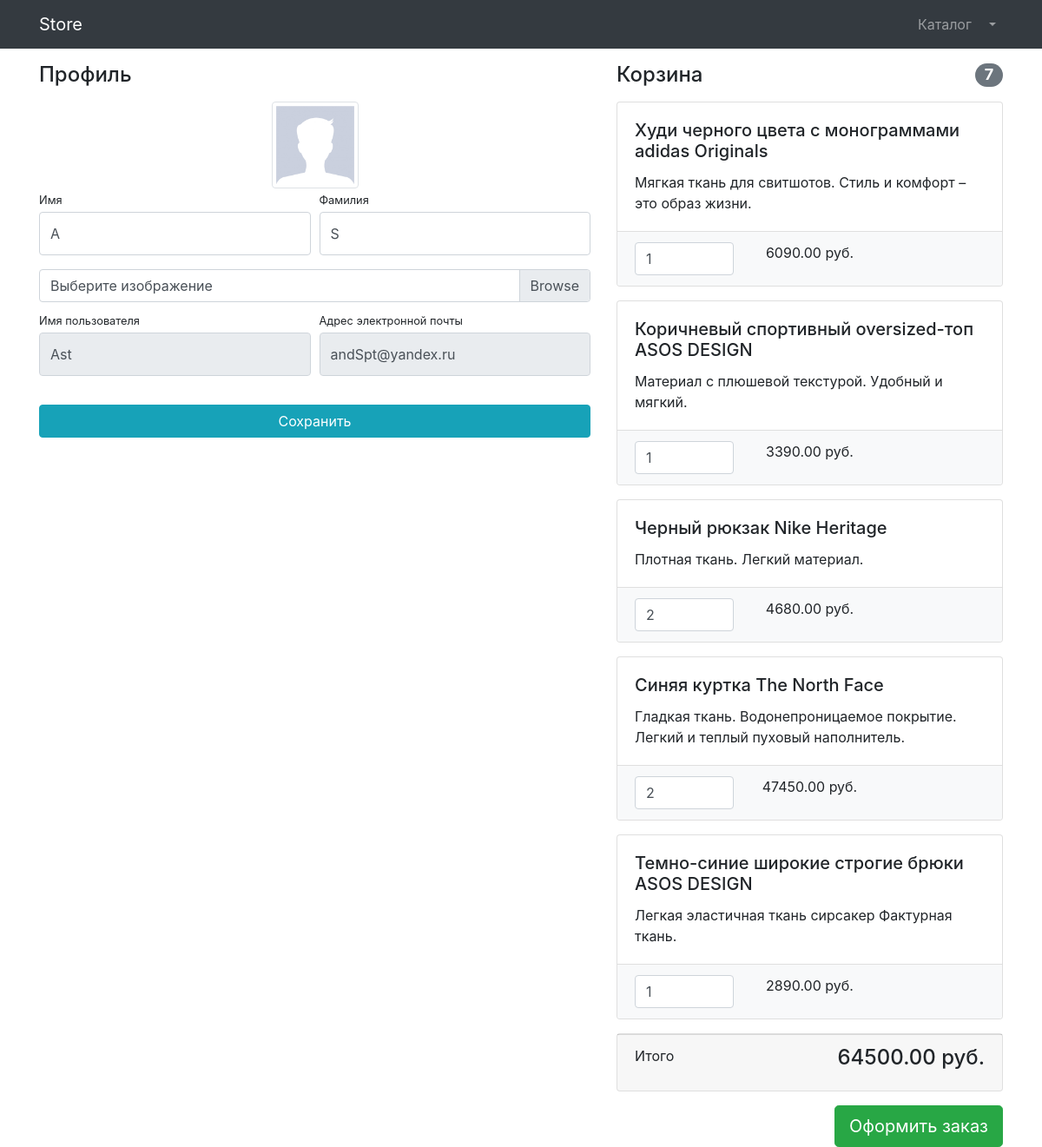
The app's page /users/profile/25/ (signed in) with its own data.
### users/models.py (models this page shows)
class User(AbstractUser):
    image = models.ImageField(upload_to='users_images', null=True)
    is_verified_email = models.BooleanField(default=False)

### products/models.py (models this page shows, shortened)
class Basket(models.Model):
    user = models.ForeignKey(to=User, on_delete=models.CASCADE)
    product = models.ForeignKey(to=Product, on_delete=models.CASCADE)
    quantity = models.PositiveSmallIntegerField(default=0)
    creating_timestamp = models.DateTimeField(auto_now_add=True)
    objects = BasketQuerySet.as_manager()
    def sum(self):
        return self.product.price * self.quantity

class Product(models.Model):
    name = models.CharField(max_length=256)
    description = models.TextField()
    price = models.DecimalField(max_digits=10, decimal_places=2)
    quantity = models.PositiveIntegerField(default=0)
    image = models.ImageField(upload_to='products_images')
    category = models.ForeignKey(to=ProductCategory, on_delete=models.CASCADE)
    class Meta:
        verbose_name = 'Product'
        verbose_name_plural = 'Products'

### users/views.py (the view, shortened to what this page needs)
# urls.py: path('profile/<int:pk>/', login_required(UserProfileView.as_view()),
class UserProfileView(CommonMixin, UpdateView):
    model = User
    form_class = UserProfileForm
    template_name = 'users/profile.html'
    title = 'Store - Личный кабинет'

### users/forms.py
class UserProfileForm(UserChangeForm):
    first_name = forms.CharField(
        widget=forms.TextInput(attrs={'class': 'form-control py-4'}))
    last_name = forms.CharField(
        widget=forms.TextInput(attrs={'class': 'form-control py-4'}))
    image = forms.ImageField(
        widget=forms.FileInput(attrs={'class': 'custom-file-input'}),
        required=False)
    username = forms.CharField(widget=forms.TextInput(
        attrs={'class': 'form-control py-4', 'readonly': True}))
    email = forms.CharField(widget=forms.TextInput(
        attrs={'class': 'form-control py-4', 'readonly': True}))
    class Meta:
        model = User
        fields = ['first_name', 'last_name', 'image', 'username', 'email']

### common/views.py (called while the page is built)
    def get_context_data(self, **kwargs):
        context = super(CommonMixin, self).get_context_data(**kwargs)
        context['title'] = self.title
        return context

### products/context_processors.py (called while the page is built)
def baskets(request):
    user = request.user
    return {'baskets': Basket.objects.filter(
        user=user) if user.is_authenticated else []}

### products/models.py (called while the page is built)
    def total_sum(self):
        return sum(basket.sum() for basket in self)

    def total_quantity(self):
        return sum(basket.quantity for basket in self)

### users/templates/users/profile.html (shortened to what this page needs)
{% extends 'products/base.html' %}
{% load static %}
{% block css %}
    <link href="{% static 'vendor/css/profile.css' %}" rel="stylesheet">
{% endblock %}
{% block content%}
<div class="container">
    <div class="row">
        <div class="col-lg-7">
            <h4 class="mt-3 mb-3">Профиль</h4>
            <div class="col-lg-12 text-center">
                <img width="100" height="100" src="{% if user.image %}{{ user.image.url }}{% else %}{% static 'vendor/img/users/default_avatar.jpg' %}{% endif %}" class="img-thumbnail">
            </div>
            <form action="{% url 'users:profile' user.id %}" method="post" enctype="multipart/form-data">
                <div class="form-row">
                    <div class="col-lg-6">
                        <div class="form-group">
                            <label class="small mb-1" for="{{ form.first_name.id_for_label }}">
                                Имя
                            </label>
                            {{ form.first_name }}
                        </div>
                    </div>
                    <div class="col-lg-6">
                        <div class="form-group">
                            <label class="small mb-1" for="{{ form.last_name.id_for_label }}">
                                Фамилия
                            </label>
                            {{ form.last_name }}
                        </div>
                    </div>
                </div>
                <div class="form-row mb-2">
                    <div class="col-lg-12">
                        <div class="custom-file">
                            <label class="custom-file-label" for="{{ form.image.id_for_label }}">
                                Выберите изображение
                            </label>
                        </div>
                    </div>
                </div>
                <div class="form-row">
                    <div class="col-lg-6">
                        <label class="small mb-1" for="{{ form.username.id_for_label }}">
                            Имя пользователя
                        </label>
                        {{ form.username }}
                    </div>
                    <div class="col-lg-6">
                        <label class="small mb-1" for="{{ form.email.id_for_label }}">
                            Адрес электронной почты
                        </label>
                        {{ form.email }}
                    </div>
                </div>
                <div class="form-row">
                    <div class="col-lg-12" style="margin-top: 33px;">
                        <input class="btn btn-info btn-block" type="submit" value="Сохранить">
                    </div>
                </div>
            </form>
        </div>
        <div class="col-lg-5">
            {% include 'products/baskets.html' %}
        </div>
    </div>
</div>
{% endblock%}

### products/templates/products/baskets.html (shortened to what this page needs)
{% if baskets %}
    <h4 class="mt-3 mb-3 d-flex justify-content-between align-items-center mb-3">
        Корзина
            <span class="badge badge-secondary badge-pill">
                {{ baskets.total_quantity }}
            </span>
    </h4>
    {% for basket in baskets %}
        <div class="card mb-3">
            <div class="card-body">
                <h5 class="card-title">{{ basket.product.name }}</h5>
                <p class="card-text">{{ basket.product.description }}</p>
            </div>
            <ul class="list-group list-group-flush">
                <li class="list-group-item bg-light">
                    <div class="row text-center">
                        <div class="col-lg-4">
                            <input name="basketID" type="number" class="form-control"
                               value="{{ basket.quantity }}" min="0">
                        </div>
                        <div class="col-lg-4">
                            {{ basket.sum }} руб.
                        </div>
                        <div class="col-lg-4">
                        </div>
                    </div>
                </li>
            </ul>
        </div>
    {% endfor %}
    <div class="card mb-3">
        <div class="card-footer">
            <p class="float-left">Итого</p>
            <h4 class="float-right">{{ baskets.total_sum }} руб.</h4>
        </div>
    </div>
    <a class="btn btn-success btn-lg float-right" href="../orders/order-create.html">
        Оформить заказ
    </a>
{% else %}
    <h4 class="mt-3 mb-3 text-center">
        Корзина пуста
    </h4>
{% endif %}

### records on screen
User: first_name "A", last_name "S", username "Ast", email "andSpt@yandex.ru"
Basket: total_quantity "7", product.name "Худи черного цвета с монограммами adidas Originals", product.description "Мягкая ткань для свитшотов. Стиль и комфорт – это образ жизни.", basketID "1", sum "6090.00", total_sum "64500.00"
Basket: product.name "Коричневый спортивный oversized-топ ASOS DESIGN", product.description "Материал с плюшевой текстурой. Удобный и мягкий.", basketID "1", sum "3390.00"
Basket: product.name "Черный рюкзак Nike Heritage", product.description "Плотная ткань. Легкий материал.", basketID "2", sum "4680.00"
Basket: product.name "Синяя куртка The North Face", product.description "Гладкая ткань. Водонепроницаемое покрытие. Легкий и теплый пуховый наполнитель.", basketID "2", sum "47450.00"
Basket: product.name "Темно-синие широкие строгие брюки ASOS DESIGN", product.description "Легкая эластичная ткань сирсакер Фактурная ткань.", basketID "1", sum "2890.00"
